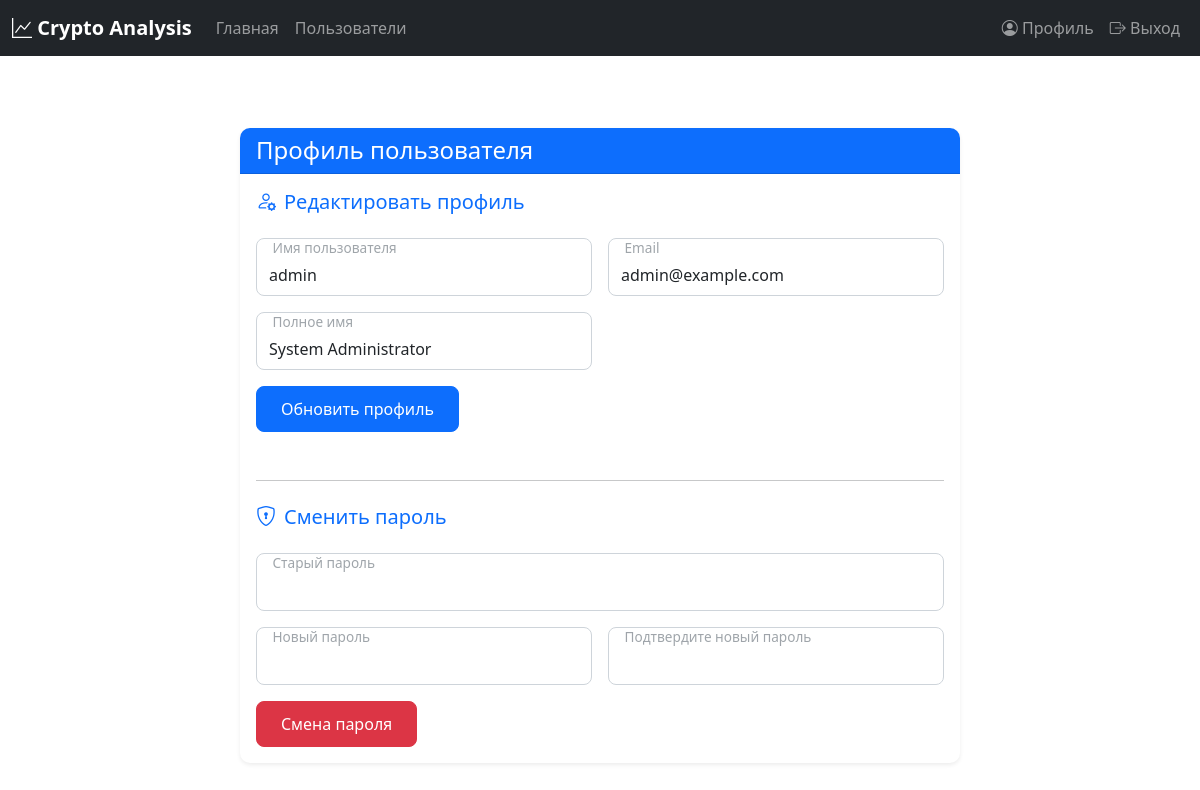
The app's page /profile (signed in) with its own data.
### app.py (models this page shows, shortened)
class User(UserMixin, db.Model):
    id = db.Column(db.Integer, primary_key=True)
    username = db.Column(db.String(80), unique=True, nullable=False)
    email = db.Column(db.String(120), unique=True, nullable=False)
    password_hash = db.Column(db.String(128))
    role = db.Column(db.String(20), nullable=False)
    full_name = db.Column(db.String(100))
    last_login = db.Column(db.DateTime)

### app.py (the view, shortened to what this page needs)
@app.route('/profile', methods=['GET', 'POST'])
@login_required
def profile():
    form = UserEditForm(obj=current_user)
    password_form = PasswordChangeForm()
    return render_template('profile.html', form=form, password_form=password_form)

### app.py
class UserEditForm(FlaskForm):
    username = StringField('Имя пользователя', validators=[DataRequired(), Length(min=4, max=20)])
    email = StringField('Email', validators=[DataRequired(), Email()])
    role = SelectField('Роль', choices=[('admin', 'Admin'), ('trader', 'Trader'), ('analyst', 'Analyst')])
    full_name = StringField('Полное имя', validators=[DataRequired()])
    submit = SubmitField('Обновить профиль')

class PasswordChangeForm(FlaskForm):
    old_password = PasswordField('Старый пароль', validators=[DataRequired()])
    new_password = PasswordField('Новый пароль', validators=[DataRequired(), Length(min=6)])
    confirm_password = PasswordField('Подтвердите новый пароль',
                                     validators=[DataRequired(), EqualTo('new_password')])
    submit = SubmitField('Смена пароля')

### app.py (called while the page is built)
@login_manager.user_loader
def load_user(user_id):
    return User.query.get(int(user_id))

### templates/profile.html (shortened to what this page needs)
{% extends "base.html" %}
{% block content %}
<div class="container py-5">
  <div class="row">
    <div class="col-lg-8 mx-auto">
      <div class="card shadow-sm">
        <div class="card-header bg-primary text-white">
          <h2 class="h4 mb-0">Профиль пользователя</h2>
        </div>
        <div class="card-body">
          <div class="profile-section mb-5">
            <h3 class="h5 mb-4 text-primary">
              <i class="bi bi-person-gear me-2"></i>Редактировать профиль
            </h3>
            <form method="POST">
              <div class="row g-3">
                <div class="col-md-6">
                  <div class="form-floating">
                    {{ form.username(class="form-control", id="username") }}
                    <label for="username">{{ form.username.label.text }}</label>
                  </div>
                </div>
                <div class="col-md-6">
                  <div class="form-floating">
                    {{ form.email(class="form-control", id="email") }}
                    <label for="email">{{ form.email.label.text }}</label>
                  </div>
                </div>
                <div class="col-md-6">
                  <div class="form-floating">
                    {{ form.full_name(class="form-control", id="full_name") }}
                    <label for="full_name">{{ form.full_name.label.text }}</label>
                  </div>
                </div>
                <div class="col-12 mt-3">
                  {{ form.submit(class="btn btn-primary px-4") }}
                </div>
              </div>
            </form>
          </div>
          <hr class="my-4">
          <div class="password-section">
            <h3 class="h5 mb-4 text-primary">
              <i class="bi bi-shield-lock me-2"></i>Сменить пароль
            </h3>
            <form method="POST" action="{{ url_for('change_password') }}">
              <div class="row g-3">
                <div class="col-md-12">
                  <div class="form-floating">
                    {{ password_form.old_password(class="form-control", id="old_password") }}
                    <label for="old_password">{{ password_form.old_password.label.text }}</label>
                  </div>
                </div>
                <div class="col-md-6">
                  <div class="form-floating">
                    {{ password_form.new_password(class="form-control", id="new_password") }}
                    <label for="new_password">{{ password_form.new_password.label.text }}</label>
                  </div>
                </div>
                <div class="col-md-6">
                  <div class="form-floating">
                    {{ password_form.confirm_password(class="form-control", id="confirm_password") }}
                    <label for="confirm_password">{{ password_form.confirm_password.label.text }}</label>
                  </div>
                </div>
                <div class="col-12 mt-3">
                  {{ password_form.submit(class="btn btn-danger px-4") }}
                </div>
              </div>
            </form>
          </div>
        </div>
      </div>
    </div>
  </div>
</div>
{% endblock %}

### static/static/styles.css (style rules this page uses)
body { background-color: #f8f9fa; font-family: -apple-system, BlinkMacSystemFont, 'Segoe UI', Roboto, 'Helvetica Neue', Arial, sans-serif; color: #212529; }
.card { box-shadow: 0 0.15rem 1.75rem rgba(33, 40, 50, 0.15); border: none; border-radius: 0.5rem; }
.card-header { font-weight: 500; background-color: #fff; border-bottom: 1px solid #dee2e6; }
.card-header:first-child { border-radius: 0.5rem 0.5rem 0 0; }
.mb-0 { margin-bottom: 0 !important; }

### templates/profile.html (style rules this page uses)
.card { border-radius: 10px; overflow: hidden; border: none; }
.form-control, .form-select { border-radius: 8px; padding: 12px; border: 1px solid #ced4da; }
.form-floating label { padding: 0.8rem 1rem; color: #6c757d; }
.form-floating > .form-control:focus ~ label, .form-floating > .form-control:not(:placeholder-shown) ~ label, .form-floating > .form-select ~ label { transform: scale(0.85) translateY(-0.9rem) translateX(0.15rem); }
.btn { border-radius: 8px; padding: 10px 20px; font-weight: 500; transition: all 0.3s ease; }
.btn-danger { background-color: #dc3545; border-color: #dc3545; }

### records on screen
User: username "admin", email "admin@example.com", full_name "System Administrator"
